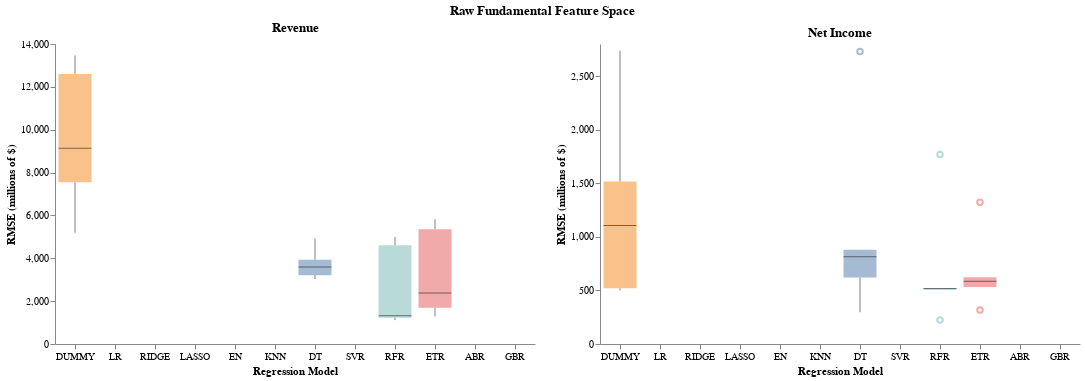

The code cell stored with this chart in its notebook:
### Code cell
full_chart = (rev_chart | ear_chart).properties(
    title=alt.TitleParams('Raw Fundamental Feature Space', anchor='middle'))
full_chart.configure_view(stroke=None)

### Figure 1 — Vega-Lite specification as saved in the notebook (floating-point values rounded to 4 significant figures)
{"config": {"view": {"continuousWidth": 300, "continuousHeight": 300, "stroke": null}}, "hconcat": [{"data": {"name": "data-1af83db8b1cacb878ee6b14206a85c07"}, "mark": {"type": "boxplot", "median": {"color": "black", "strokeWidth": 3}, "opacity": 0.5, "size": 33}, "encoding": {"color": {"field": "model", "legend": null, "type": "nominal"}, "x": {"axis": {"grid": false, "labelAngle": 0}, "field": "model", "sort": ["DUMMY", "LR", "RIDGE", "LASSO", "EN", "KNN", "DT", "SVR", "RFR", "ETR", "ABR", "GBR"], "title": "Regression Model", "type": "nominal"}, "y": {"axis": {"grid": false}, "field": "rmse", "title": "RMSE (millions of $)", "type": "quantitative"}}, "height": 300, "title": "Revenue", "width": 480}, {"data": {"name": "data-74d6db877d800d6096ab8473bb952276"}, "mark": {"type": "boxplot", "median": {"color": "black", "strokeWidth": 3}, "opacity": 0.5, "size": 33}, "encoding": {"color": {"field": "model", "legend": null, "type": "nominal"}, "x": {"axis": {"grid": false, "labelAngle": 0}, "field": "model", "sort": ["DUMMY", "LR", "RIDGE", "LASSO", "EN", "KNN", "DT", "SVR", "RFR", "ETR", "ABR", "GBR"], "title": "Regression Model", "type": "nominal"}, "y": {"axis": {"grid": false}, "field": "rmse", "title": "RMSE (millions of $)", "type": "quantitative"}}, "height": 300, "title": "Net Income", "width": 480}], "title": {"text": "Raw Fundamental Feature Space", "anchor": "middle"}, "$schema": "https://vega.github.io/schema/vega-lite/v5.20.1.json", "datasets": {"data-1af83db8b1cacb878ee6b14206a85c07": [{"model": "DUMMY", "rmse": 12600.0}, {"model": "DUMMY", "rmse": 5192.0}, {"model": "DUMMY", "rmse": 9137.0}, {"model": "DUMMY", "rmse": 13470.0}, {"model": "DUMMY", "rmse": 7545.0}, {"model": "LR", "rmse": null}, {"model": "LR", "rmse": null}, {"model": "LR", "rmse": null}, {"model": "LR", "rmse": null}, {"model": "LR", "rmse": null}, {"model": "RIDGE", "rmse": null}, {"model": "RIDGE", "rmse": null}, {"model": "RIDGE", "rmse": null}, {"model": "RIDGE", "rmse": null}, {"model": "RIDGE", "rmse": null}, {"model": "LASSO", "rmse": null}, {"model": "LASSO", "rmse": null}, {"model": "LASSO", "rmse": null}, {"model": "LASSO", "rmse": null}, {"model": "LASSO", "rmse": null}, {"model": "EN", "rmse": null}, {"model": "EN", "rmse": null}, {"model": "EN", "rmse": null}, {"model": "EN", "rmse": null}, {"model": "EN", "rmse": null}, {"model": "KNN", "rmse": null}, {"model": "KNN", "rmse": null}, {"model": "KNN", "rmse": null}, {"model": "KNN", "rmse": null}, {"model": "KNN", "rmse": null}, {"model": "DT", "rmse": 3592.0}, {"model": "DT", "rmse": 3031.0}, {"model": "DT", "rmse": 3932.0}, {"model": "DT", "rmse": 4922.0}, {"model": "DT", "rmse": 3212.0}, {"model": "SVR", "rmse": null}, {"model": "SVR", "rmse": null}, {"model": "SVR", "rmse": null}, {"model": "SVR", "rmse": null}, {"model": "SVR", "rmse": null}, {"model": "RFR", "rmse": 4606.0}, {"model": "RFR", "rmse": 1230.0}, {"model": "RFR", "rmse": 1113.0}, {"model": "RFR", "rmse": 4994.0}, {"model": "RFR", "rmse": 1313.0}, {"model": "ETR", "rmse": 5814.0}, {"model": "ETR", "rmse": 2376.0}, {"model": "ETR", "rmse": 1293.0}, {"model": "ETR", "rmse": 5356.0}, {"model": "ETR", "rmse": 1689.0}, {"model": "ABR", "rmse": null}, {"model": "ABR", "rmse": null}, {"model": "ABR", "rmse": null}, {"model": "ABR", "rmse": null}, {"model": "ABR", "rmse": null}, {"model": "GBR", "rmse": null}, {"model": "GBR", "rmse": null}, {"model": "GBR", "rmse": null}, {"model": "GBR", "rmse": null}, {"model": "GBR", "rmse": null}], "data-74d6db877d800d6096ab8473bb952276": [{"model": "DUMMY", "rmse": 1106.0}, {"model": "DUMMY", "rmse": 500.2}, {"model": "DUMMY", "rmse": 1517.0}, {"model": "DUMMY", "rmse": 2738.0}, {"model": "DUMMY", "rmse": 519.4}, {"model": "LR", "rmse": null}, {"model": "LR", "rmse": null}, {"model": "LR", "rmse": null}, {"model": "LR", "rmse": null}, {"model": "LR", "rmse": null}, {"model": "RIDGE", "rmse": null}, {"model": "RIDGE", "rmse": null}, {"model": "RIDGE", "rmse": null}, {"model": "RIDGE", "rmse": null}, {"model": "RIDGE", "rmse": null}, {"model": "LASSO", "rmse": null}, {"model": "LASSO", "rmse": null}, {"model": "LASSO", "rmse": null}, {"model": "LASSO", "rmse": null}, {"model": "LASSO", "rmse": null}, {"model": "EN", "rmse": null}, {"model": "EN", "rmse": null}, {"model": "EN", "rmse": null}, {"model": "EN", "rmse": null}, {"model": "EN", "rmse": null}, {"model": "KNN", "rmse": null}, {"model": "KNN", "rmse": null}, {"model": "KNN", "rmse": null}, {"model": "KNN", "rmse": null}, {"model": "KNN", "rmse": null}, {"model": "DT", "rmse": 620.2}, {"model": "DT", "rmse": 296.3}, {"model": "DT", "rmse": 880.6}, {"model": "DT", "rmse": 2730.0}, {"model": "DT", "rmse": 815.0}, {"model": "SVR", "rmse": null}, {"model": "SVR", "rmse": null}, {"model": "SVR", "rmse": null}, {"model": "SVR", "rmse": null}, {"model": "SVR", "rmse": null}, {"model": "RFR", "rmse": 519.8}, {"model": "RFR", "rmse": 224.1}, {"model": "RFR", "rmse": 519.1}, {"model": "RFR", "rmse": 1769.0}, {"model": "RFR", "rmse": 504.8}, {"model": "ETR", "rmse": 585.7}, {"model": "ETR", "rmse": 316.6}, {"model": "ETR", "rmse": 531.3}, {"model": "ETR", "rmse": 1323.0}, {"model": "ETR", "rmse": 623.3}, {"model": "ABR", "rmse": null}, {"model": "ABR", "rmse": null}, {"model": "ABR", "rmse": null}, {"model": "ABR", "rmse": null}, {"model": "ABR", "rmse": null}, {"model": "GBR", "rmse": null}, {"model": "GBR", "rmse": null}, {"model": "GBR", "rmse": null}, {"model": "GBR", "rmse": null}, {"model": "GBR", "rmse": null}]}}
